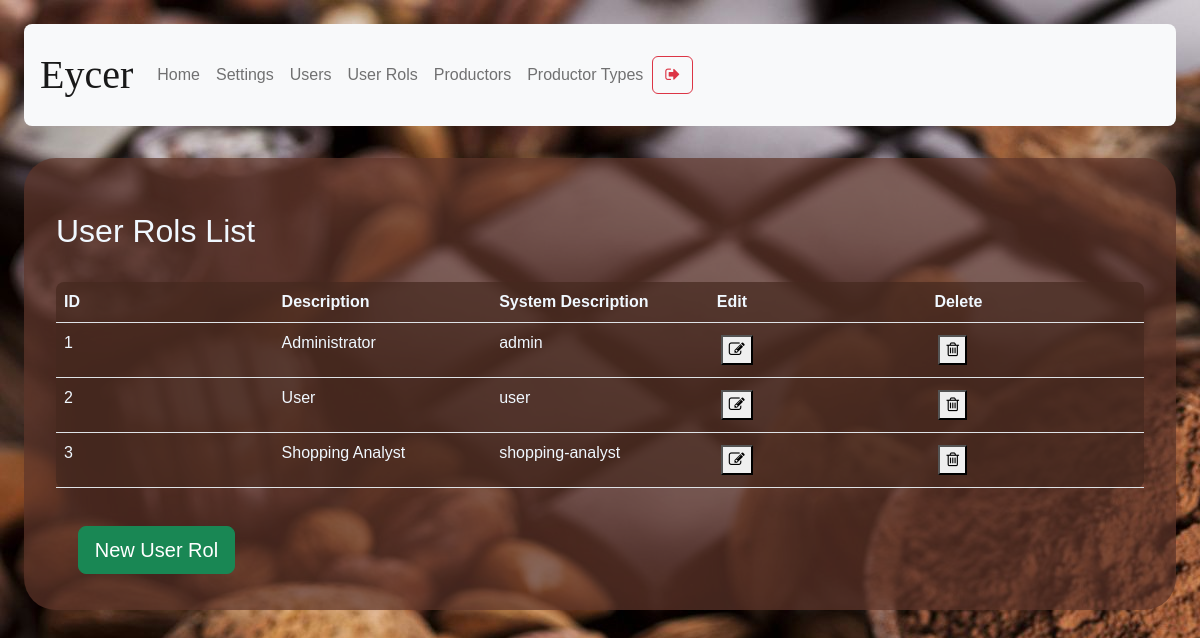
Screenshot of /user-rol-management (signed in) with the database file from the repository.
### models/user.py (models this page shows, shortened)
class User(db.Model) :
    __tablename__ = "user"
    id = db.Column(db.Integer, primary_key = True)
    name = db.Column(db.String(100), nullable = False)
    last_name = db.Column(db.String(100), nullable = False)
    username = db.Column(db.String(100), unique = True, nullable = False)
    email = db.Column(db.String(100), nullable = True)
    password = db.Column(db.String(100), nullable = False)
    gender = db.Column(db.String(10), nullable = False)
    date_of_birth = db.Column(db.String(10), nullable = False)
    phone = db.Column(db.String(20), nullable = True)
    address = db.Column(db.String(150), nullable = True)
    user_rol_id = db.Column(db.Integer, db.ForeignKey('user_rol.id'))
    def get_user_rol_by_username( self, username ):
        user_rol_id = User.query.filter_by(username = username).first().user_rol_id
        user_rol = User_rol.query.get(user_rol_id).description
        return user_rol

### models/user_rol.py (models this page shows, shortened)
class User_rol(db.Model):
    __tablename__ = 'user_rol'
    id = db.Column(db.Integer, primary_key = True)
    description = db.Column(db.String(50), nullable = False)
    str_description = db.Column(db.String(50), nullable = False)

### routes/admin.py (the view)
@admin.route('/user-rol-management')
def user_rol_management():
    if( not verify_permissions(session, User) ):
        return redirect( url_for('auth.index') )
    rols = User_rol.query.all()
    if 'management-status' not in session:
        return render_template('user-rol-management.html', status="",\
            rol = session['rol'], rols = rols)
    status = session['management-status']
    session.pop('management-status', None)
    return render_template('user-rol-management.html', status = status,\
            rol = session['rol'], rols = rols)

### utils/functions.py (called while the page is built)
def verify_permissions(session, User, allowed=['admin']):
    return 'username' in session and \
    ( allowed == 'all' or User.get_user_rol_by_username(User, session['username']) in allowed)

### templates/user-rol-management.html (shortened to what this page needs)
{% extends "base.html" %}
{% block content %}
<h2>User Rols List</h2>
<table class="table content-table">
  <thead>
      <th>ID</th>
      <th>Description</th>
      <th>System Description</th>
      <th>Edit</th>
      <th>Delete</th>
  </thead>
  <tbody>
  {% for rol in rols %}
  <tr>
    <td>{{ rol.id }}</td>
    <td>{{ rol.str_description }}</td>
    <td>{{ rol.description }}</td>
    <td><button onclick="window.location.href=`/user-rol-management/edit-rol/{{ rol.id }}`"><i class="fa fa-pencil-square-o" aria-hidden="true"></i></button></td>
    <td><button onclick='deleteConfirm( {{rol.id}}, "User_rol" )'><i class="fa fa-trash-o" aria-hidden="true"></i></button></td>
  </tr>
  {% endfor %}
  </tbody>
</table>
<button type="submit" onclick="showForm()" class="btn btn-success btn-lg mb-1">New User Rol</button>
{% endblock %}

### templates/base.html (shortened to what this page needs)
<!DOCTYPE html>
<html>
<head>
    <link href="https://cdn.jsdelivr.net/npm/bootstrap@5.2.0-beta1/dist/css/bootstrap.min.css" rel="stylesheet">
     <link rel="stylesheet" href="https://cdnjs.cloudflare.com/ajax/libs/font-awesome/4.7.0/css/font-awesome.min.css">
     <link rel='stylesheet' type='text/css' media='screen'  href= "{{ url_for('static',filename='styles/main.css') }}">
</head>
<body>
    <nav class="navbar navbar-expand-lg navbar-light bg-light top">
        <a class="navbar-brand nav-user" href="#"> {{ session['username'] }}</a>
        <div class="collapse navbar-collapse" id="navbarSupportedContent">
          <ul class="navbar-nav mr-auto">
            <li class="nav-item active">
              <a class="nav-link" href="/">Home <span class="sr-only">(current)</span></a>
            </li>
            <li class="nav-item">
              <a class="nav-link" href="/user-settings">Settings</a>
            </li>
            {% if rol == 'admin' %}
            <li class="nav-item">
                <a class="nav-link" href="/user-management">Users</a>
            </li>
            <li class="nav-item">
                <a class="nav-link" href="/user-rol-management">User Rols</a>
            </li>
            <li class="nav-item">
                <a class="nav-link" href="/productor-data">Productors</a>
            </li>
            <li class="nav-item">
                <a class="nav-link" href="/productor-type">Productor Types</a>
            </li>
                {% endif %}
          </ul>
          <form action="logout">
          <button class="btn btn-outline-danger my-2 my-sm-0">
              <i class="fa fa-sign-out" aria-hidden="true"></i>
            </button>
          </form>
        </div>
      </nav>
    <section class="content">
        {% block content %}
        {% endblock %}
    </section>
</body>
</html>

### static/styles/main.css (style rules this page uses)
body { background-color:aliceblue; background-image: url("../media/2316549.jpg"); margin: 2%; font-family: 'Gill Sans', 'Gill Sans MT', Calibri, 'Trebuchet MS', sans-serif; }
button { margin: 2%; }
h1, h2 { margin-top: 2%; }
section.content { background-color: rgba(95, 54, 42, 0.7); padding: 2em; color:aliceblue; margin-top: 2em; border-radius: 2em; }
.content-table { background-color: rgba(69, 40, 31, 0.7); padding: 2em; color:aliceblue; margin-top: 2em; border-radius: .5em; }
nav.top { padding: 1em; border-radius: 0.5em; }
.nav-user { text-transform: capitalize; text-align: center; font-family: cursive; font-size: 2.5em; }
table { width:100%; table-layout:fixed; }
td { word-wrap:break-word; }

### rows the page displays
User: username "Eycer"
User_rol: id "1", str_description "Administrator", description "admin"
User_rol: id "2", str_description "User", description "user"
User_rol: id "3", str_description "Shopping Analyst", description "shopping-analyst"
